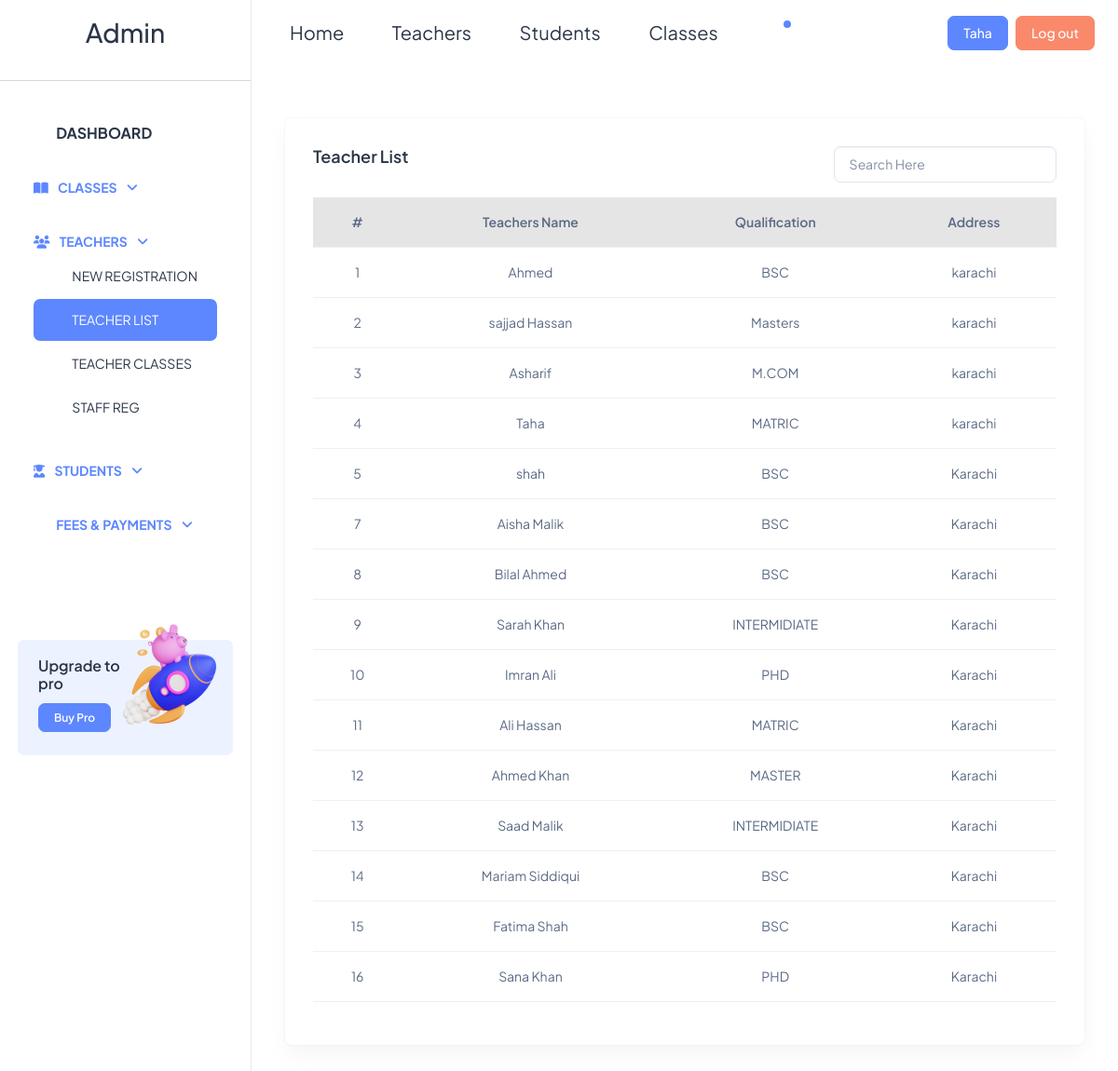
Page /admin/index.php?page=teacher_list.php (signed in) on the committed database.
### tables this page shows
CREATE TABLE `teachers` (
  `tid` int(11) NOT NULL,
  `teacher_name` varchar(100) NOT NULL,
  `education` varchar(100) NOT NULL,
  `salary` varchar(100) NOT NULL,
  `Address` varchar(100) NOT NULL
);

### connect.php (called while the page is built, shortened)
<?php
class connect{
public $connect;
public function __construct(){
    $this->connect = mysqli_connect("localhost","root","","myschool");
}
public function query($query){
    return  $this->connect->query($query);
  }
}
$obj = new connect();
?>

### admin/teacher_list.php (the view, shortened to what this page needs)
<?php
if(!isset($_POST["search"])){
?>
<div class="container-fluid mb-2">
        <div class="container-fluid">
          <div class="card">
            <div class="card-body card-border">
            <div class="d-flex">
            <h5 class="card-title fw-semibold mb-4">Teacher List</h5>
            <input type="text" class="form-control ms-auto mb-3" style="width:30%;" name="search" id="search" placeholder="Search Here" value="">
</div>
<?php } ?>
            <table class="table table-hover text-center" id="table-data">
                <thead class="table-active">
                    <th>#</th>
                    <th>Teachers Name</th>
                    <th>Qualification</th>
                    <th>Address</th>
                </thead>
                <tbody class="table-striped">
                    <?php
                if(isset($_POST["search"])){
                  include("../connect.php");
                      extract($_POST);
                      $query = "SELECT * FROM teachers WHERE teacher_name LIKE '%$search%'";
                      $q = $obj->query($query);
                      }
                      else{
                    $query = "SELECT * FROM teachers";
                    $q = $obj->query($query);
                      }
                    while($row = mysqli_fetch_assoc($q)){
                    ?>
                    <tr>
                        <td><?php echo $row["tid"]; ?></td>
                        <td><?php echo $row["teacher_name"]; ?></td>
                        <td><?php echo $row["education"]; ?></td>
                        <td><?php echo $row["Address"]; ?></td>
                    </tr>
                    <?php
                    }
                    ?>
                </tbody>
            </table>
              </div>
            </div>
          </div>
        </div>
      </div>
    </div>

### rows in the picture
teachers: tid "1", teacher_name "Ahmed", education "BSC", Address "karachi"
teachers: tid "2", teacher_name "sajjad Hassan", education "Masters", Address "karachi"
teachers: tid "3", teacher_name "Asharif", education "M.COM", Address "karachi"
teachers: tid "4", teacher_name "Taha", education "MATRIC", Address "karachi"
teachers: tid "5", teacher_name "shah", education "BSC", Address "Karachi"
teachers: tid "7", teacher_name "Aisha Malik", education "BSC", Address "Karachi"
teachers: tid "8", teacher_name "Bilal Ahmed", education "BSC", Address "Karachi"
teachers: tid "9", teacher_name "Sarah Khan", education "INTERMIDIATE", Address "Karachi"
teachers: tid "10", teacher_name "Imran Ali", education "PHD", Address "Karachi"
teachers: tid "11", teacher_name "Ali Hassan", education "MATRIC", Address "Karachi"
teachers: tid "12", teacher_name "Ahmed Khan", education "MASTER", Address "Karachi"
teachers: tid "13", teacher_name "Saad Malik", education "INTERMIDIATE", Address "Karachi"
teachers: tid "14", teacher_name "Mariam Siddiqui", education "BSC", Address "Karachi"
teachers: tid "15", teacher_name "Fatima Shah", education "BSC", Address "Karachi"
teachers: tid "16", teacher_name "Sana Khan", education "PHD", Address "Karachi"

### other values in the picture
$_SESSION["role"] "Admin"
$_SESSION["name"] "Taha"
